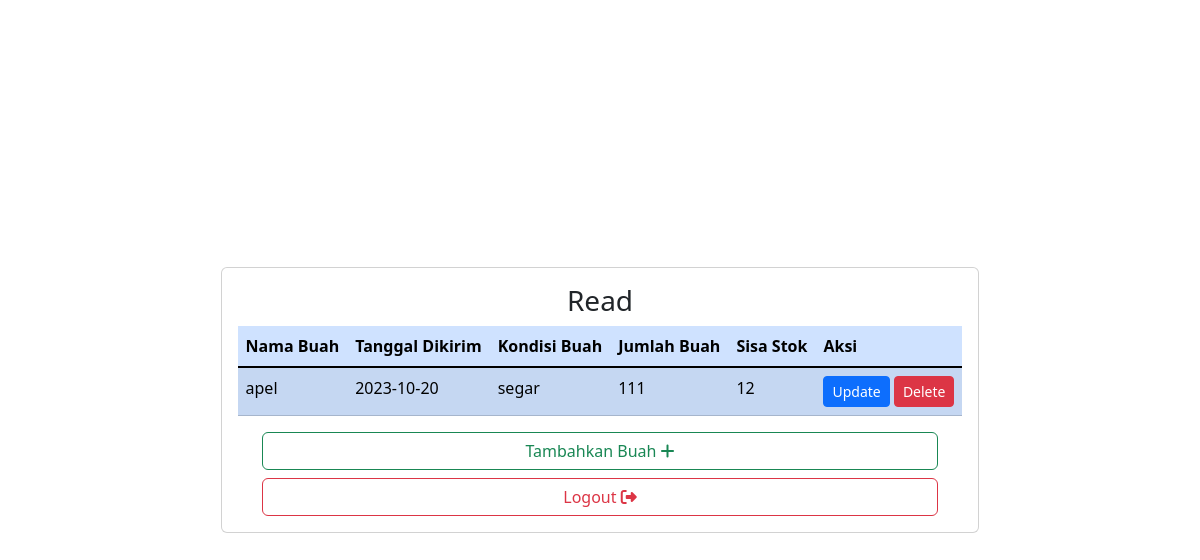
The page /read.php (signed in) on the database its author committed.
### tables this page shows
CREATE TABLE `fruits` (
  `id` int(11) NOT NULL AUTO_INCREMENT,
  `nama_buah` varchar(50) DEFAULT NULL,
  `tanggal_dikirim` varchar(50) DEFAULT NULL,
  `kondisi_buah` varchar(50) DEFAULT NULL,
  `jumlah_buah` int(11) DEFAULT NULL,
  `sisa_stok` int(11) DEFAULT NULL,
  PRIMARY KEY (`id`)
);

### read.php (the view, shortened to what this page needs)
<?php include 'connect.php' ?>
<!DOCTYPE html>
<html lang="en">
<head>
    <link rel="stylesheet" href="https://cdnjs.cloudflare.com/ajax/libs/font-awesome/6.2.0/css/all.css">
    <link href="https://cdn.jsdelivr.net/npm/bootstrap@5.3.1/dist/css/bootstrap.min.css" rel="stylesheet"
>
    <link rel="stylesheet" href="style.css">
</head>
<body class="min-vh-100 d-flex align-items-center body">
    <div class='card w-90 m-auto p-3 bgcard'>
        <h3 class="text-center ">Read</h3>
        <table class="table table-striped table-primary">
            <thead>
                <tr>
                    <th scope="col">Nama Buah</th>
                    <th scope="col">Tanggal Dikirim</th>
                    <th scope="col">Kondisi Buah</th>
                    <th scope="col">Jumlah Buah</th>
                    <th scope="col">Sisa Stok</th>
                    <th scope="col">Aksi</th>
                </tr>
            </thead>
            <tbody class="table-group-divider">
                <?php
                $sql = "select * from fruits";
                $result = mysqli_query($conn, $sql);
                if ($result) {
                    while ($data = mysqli_fetch_assoc($result)) {
                        $id = $data['id'];
                        $nama_buah = $data['nama_buah'];
                        $tanggal_dikirim = $data['tanggal_dikirim'];
                        $kondisi_buah = $data['kondisi_buah'];
                        $jumlah_buah = $data['jumlah_buah'];
                        $sisa_stok = $data['sisa_stok'];
                        echo '
                <tr>
                  <td>' . $nama_buah . '</td>
                  <td>' . $tanggal_dikirim . '</td>
                  <td>' . $kondisi_buah . '</td>
                  <td>' . $jumlah_buah . '</td>
                  <td>' . $sisa_stok . '</td>
                  <td claas="text-center">
                      <a href="update.php?id=' . $id . '" class="btn btn-sm btn-primary">Update</a>
                      <button onClick="hapus.(' . $id . ')" class="btn btn-sm btn-danger">Delete</button>
                  </td>
                </tr>
                ';
                    }
                }
                ?>
            </tbody>
        </table>
        <a href="./create.php" type="button" class="btn justify-content-end mx-4 btn-outline-success">Tambahkan Buah <i
                class="fa-solid fa-plus"></i></a>
        <button onclick="logout()" type="button" class="btn justify-content-end mx-4 btn-outline-danger mt-2">Logout <i
                class="fa-solid fa-right-from-bracket"></i></button>
    </div>
</body>
</html>

### style.css (style rules this page uses)
html { font-family: "Roboto", sans-serif; }
body { background: url(https://images.unsplash.com/photo-1589405858862-2ac9cbb41321) no-repeat; background-attachment: fixed; background-size: cover; display: grid; align-items: center; justify-content: center; height: 100vh; backdrop-filter: blur(10px); margin: 0 0; }
.body { background: url(https://images.unsplash.com/photo-1589405858862-2ac9cbb41321) no-repeat; background-attachment: fixed; background-size: cover; display: grid; align-items: center; justify-content: center; height: 100vh; backdrop-filter: blur(10px); margin: 0 0; }

### rows shown on the page
fruits: nama_buah "apel", tanggal_dikirim "2023-10-20", kondisi_buah "segar", jumlah_buah "111", sisa_stok "12"
